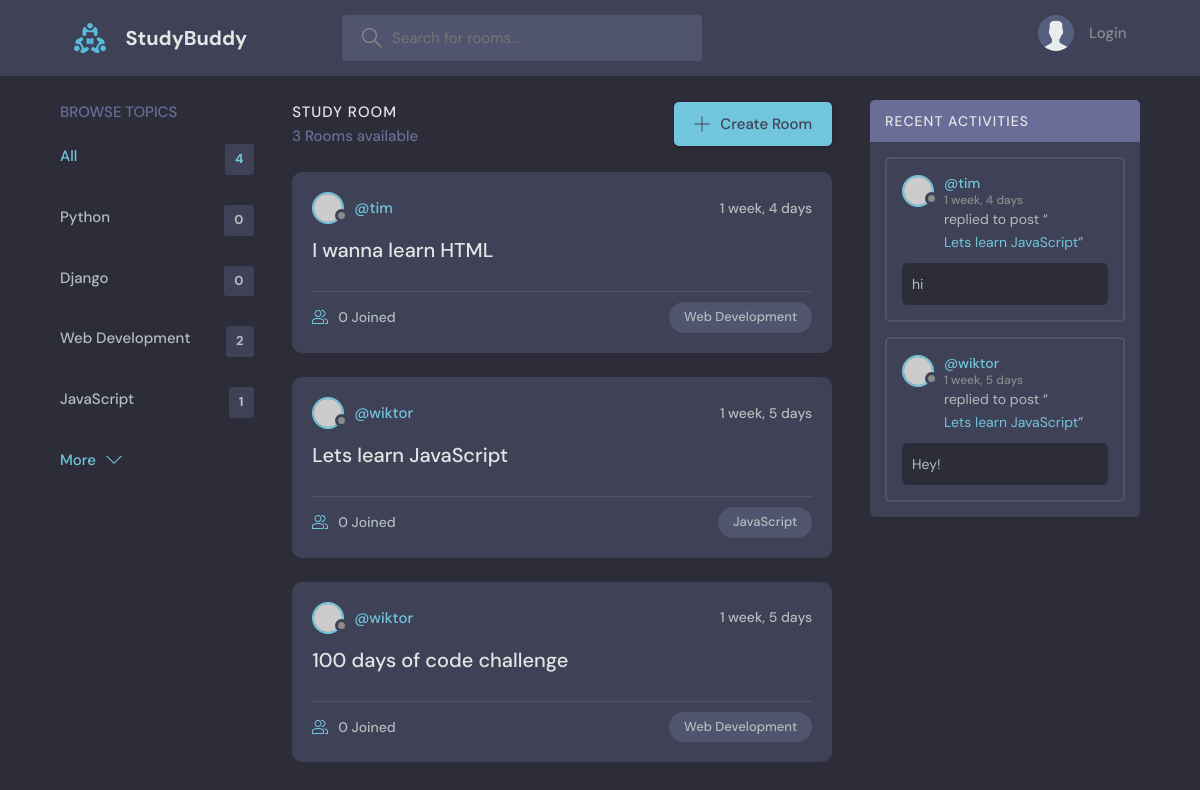
/, run on an earlier commit of the app's database.
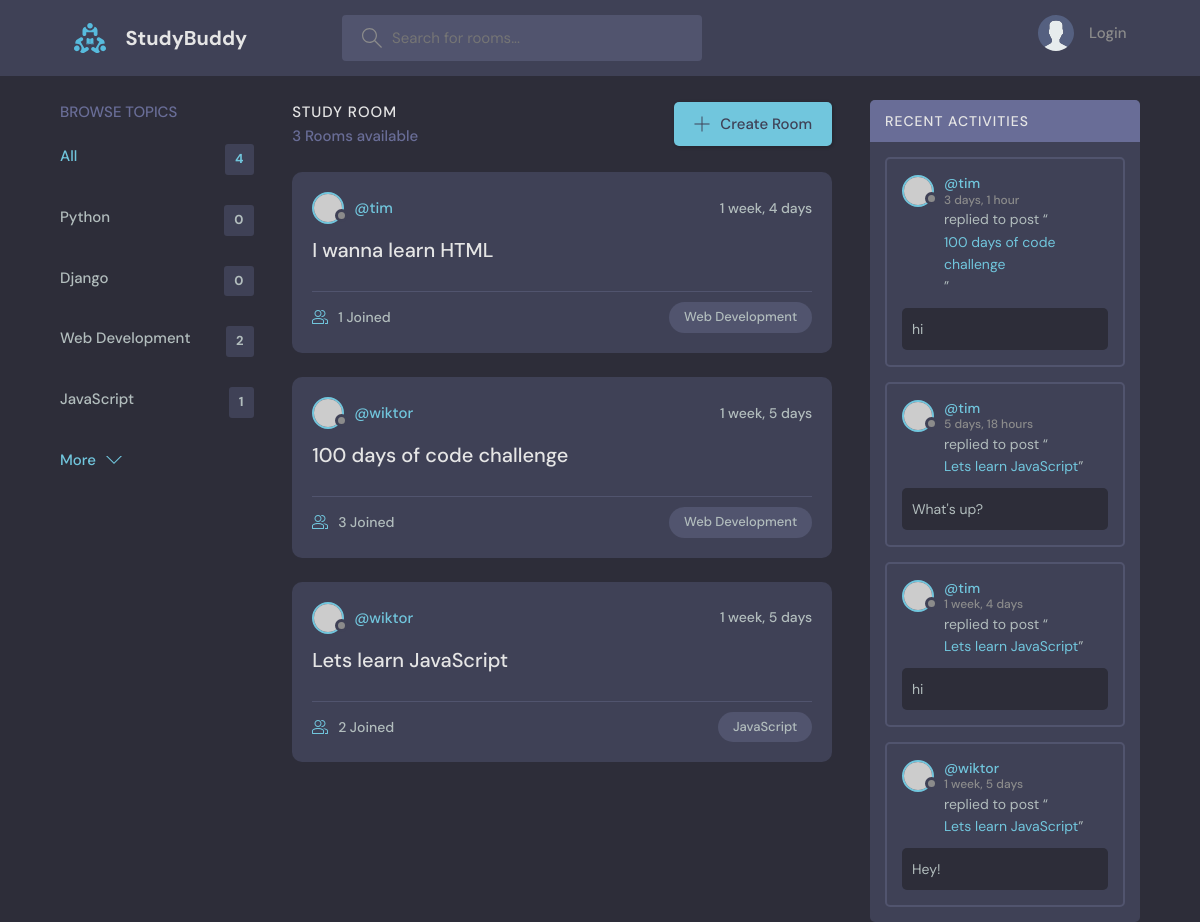
And on a later commit of the database.
### base/models.py (models this page shows, shortened)
class Topic(models.Model):
    name = models.CharField(max_length=200)

class Room(models.Model):
    host = models.ForeignKey(User, on_delete=models.SET_NULL, null=True)
    topic = models.ForeignKey(Topic, on_delete=models.SET_NULL, null=True)
    name = models.CharField(max_length=200)
    description = models.TextField(null=True, blank=True)
    participants = models.ManyToManyField(User, related_name='participants', blank=True)
    updated = models.DateTimeField(auto_now=True)
    created = models.DateTimeField(auto_now_add=True)
    class Meta:
        ordering = ['-updated', '-created']

class Message(models.Model):
    user = models.ForeignKey(User, on_delete=models.CASCADE)
    room = models.ForeignKey(Room, on_delete=models.CASCADE)
    body = models.TextField()
    updated = models.DateTimeField(auto_now=True)
    created = models.DateTimeField(auto_now_add=True)
    class Meta:
        ordering = ['-updated', '-created']

### base/views.py (the view)
# urls.py: path('', views.home, name='home'),
def home(request):
    q = request.GET.get('q', '')
    rooms = Room.objects.filter(
        Q(topic__name__icontains=q) |
        Q(name__icontains=q) |
        Q(description__icontains=q)
    )
    topics = Topic.objects.all()[:5]
    room_count = rooms.count()
    room_messages = Message.objects.filter(
        Q(room__topic__name__icontains=q)
    )
    context = {'rooms': rooms, 'topics': topics, 'room_count': room_count, 'room_messages': room_messages}
    return render(request, 'base/home.html', context) #context send data on template in this case - context=rooms(list of dictionaries)

### base/templates/base/home.html (shortened to what this page needs)
{% extends 'main.html' %}
{%  block content %}
<main class="layout layout--3">
      <div class="container">
          {%  include 'base/topics_component.html' %}
        <div class="roomList">
          <div class="roomList__header">
            <div>
              <h2>Study Room</h2>
              <p>{{ room_count}} Rooms available</p>
            </div>
            <a class="btn btn--main" href="{% url 'create-room' %}">
              <svg version="1.1" xmlns="http://www.w3.org/2000/svg" width="32" height="32" viewBox="0 0 32 32">
                <title>add</title>
                <path
                  d="M16.943 0.943h-1.885v14.115h-14.115v1.885h14.115v14.115h1.885v-14.115h14.115v-1.885h-14.115v-14.115z"
                ></path>
              </svg>
              Create Room
            </a>
          </div>
        {% include 'base/feed_component.html' %}
        </div>
          {% include 'base/activity_component.html' %}
      </div>
    </main>
{% endblock %}

### base/templates/base/topics_component.html
<div class="topics">
          <div class="topics__header">
            <h2>Browse Topics</h2>
          </div>
          <ul class="topics__list">
            <li>
              <a href="{% url 'home' %}" class="active">All <span>{{ topics.count }}</span></a>
            </li>
              {% for topic in topics %}
            <li>
              <a href="{% url 'home' %}?q={{ topic.name }}">{{ topic.name }} <span>{{ topic.room_set.all.count }}</span></a>
            </li>
              {% endfor %}
          </ul>
          <a class="btn btn--link" href="{% url 'topics' %}">
            More
            <svg version="1.1" xmlns="http://www.w3.org/2000/svg" width="32" height="32" viewBox="0 0 32 32">
              <title>chevron-down</title>
              <path d="M16 21l-13-13h-3l16 16 16-16h-3l-13 13z"></path>
            </svg>
          </a>
</div>

### base/templates/base/feed_component.html (shortened to what this page needs)
{% for room in rooms %}
    <div class="roomListRoom">
            <div class="roomListRoom__header">
              <a href="{% url 'user-profile' room.host.id %}" class="roomListRoom__author">
                <div class="avatar avatar--small">
                  <img src="https://randomuser.me/api/portraits/women/11.jpg" />
                </div>
                  <span>@{{ room.host.username }}</span>
              </a>
              <div class="roomListRoom__actions">
                <span>{{ room.created|timesince }}</span>
              </div>
            </div>
            <div class="roomListRoom__content">
              <a href="{% url 'room' room.id %}">{{ room.name}}</a>
            </div>
            <div class="roomListRoom__meta">
              <a href="{% url 'room' room.id %}" class="roomListRoom__joined">
                  {{ room.participants.all.count}} Joined
              </a>
              <p class="roomListRoom__topic">{{ room.topic.name }}</p>
            </div>
          </div>
{%  endfor %}

### base/templates/base/activity_component.html (shortened to what this page needs)
<div class="activities">
          <div class="activities__header">
            <h2>Recent Activities</h2>
          </div>
    {% for message in room_messages %}
          <div class="activities__box">
            <div class="activities__boxHeader roomListRoom__header">
              <a href="{% url 'user-profile' message.user.id %}" class="roomListRoom__author">
                <div class="avatar avatar--small">
                  <img src="https://randomuser.me/api/portraits/women/11.jpg" />
                </div>
                <p>
                    @{{message.user}}
                  <span> {{ message.created|timesince }}</span>
                </p>
              </a>
            </div>
            <div class="activities__boxContent">
              <p>replied to post “<a href="{% url 'room' message.room.id %}">{{ message.room.name}}</a>”</p>
              <div class="activities__boxRoomContent">
                {{ message.body }}
              </div>
            </div>
          </div>
    {% endfor %}
        </div>

What changed in the data, as far as the page shows it:
changed Room "I wanna learn HTML": participants.all.count "0" → "1"
changed Room "100 days of code challenge": participants.all.count "0" → "3"; moves up the list
changed Room "Lets learn JavaScript": participants.all.count "0" → "2"
added Message: user "tim", created "3 days, 1 hour", room.name "100 days of code challenge", body "hi"
added Message: user "tim", created "5 days, 18 hours", room.name "Lets learn JavaScript", body "What's up?"
